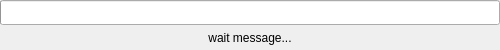
<?xml version="1.0" encoding="UTF-8"?>
<ui version="4.0">
 <class>SuperProgressBarBox</class>
 <widget class="QFrame" name="SuperProgressBarBox">
  <property name="geometry">
   <rect>
    <x>0</x>
    <y>0</y>
    <width>500</width>
    <height>50</height>
   </rect>
  </property>
  <property name="sizePolicy">
   <sizepolicy hsizetype="Minimum" vsizetype="Minimum">
    <horstretch>0</horstretch>
    <verstretch>0</verstretch>
   </sizepolicy>
  </property>
  <property name="minimumSize">
   <size>
    <width>500</width>
    <height>50</height>
   </size>
  </property>
  <property name="windowTitle">
   <string>Frame</string>
  </property>
  <layout class="QVBoxLayout" name="verticalLayout">
   <property name="spacing">
    <number>0</number>
   </property>
   <property name="leftMargin">
    <number>0</number>
   </property>
   <property name="topMargin">
    <number>0</number>
   </property>
   <property name="rightMargin">
    <number>0</number>
   </property>
   <property name="bottomMargin">
    <number>0</number>
   </property>
   <item>
    <widget class="QProgressBar" name="progressBar">
     <property name="sizePolicy">
      <sizepolicy hsizetype="Expanding" vsizetype="Preferred">
       <horstretch>0</horstretch>
       <verstretch>0</verstretch>
      </sizepolicy>
     </property>
     <property name="value">
      <number>0</number>
     </property>
     <property name="textVisible">
      <bool>false</bool>
     </property>
    </widget>
   </item>
   <item>
    <widget class="QLabel" name="label">
     <property name="sizePolicy">
      <sizepolicy hsizetype="Minimum" vsizetype="Minimum">
       <horstretch>0</horstretch>
       <verstretch>0</verstretch>
      </sizepolicy>
     </property>
     <property name="minimumSize">
      <size>
       <width>0</width>
       <height>20</height>
      </size>
     </property>
     <property name="maximumSize">
      <size>
       <width>16777215</width>
       <height>16777215</height>
      </size>
     </property>
     <property name="text">
      <string>wait message...</string>
     </property>
     <property name="alignment">
      <set>Qt::AlignCenter</set>
     </property>
    </widget>
   </item>
  </layout>
 </widget>
 <resources/>
 <connections/>
</ui>
